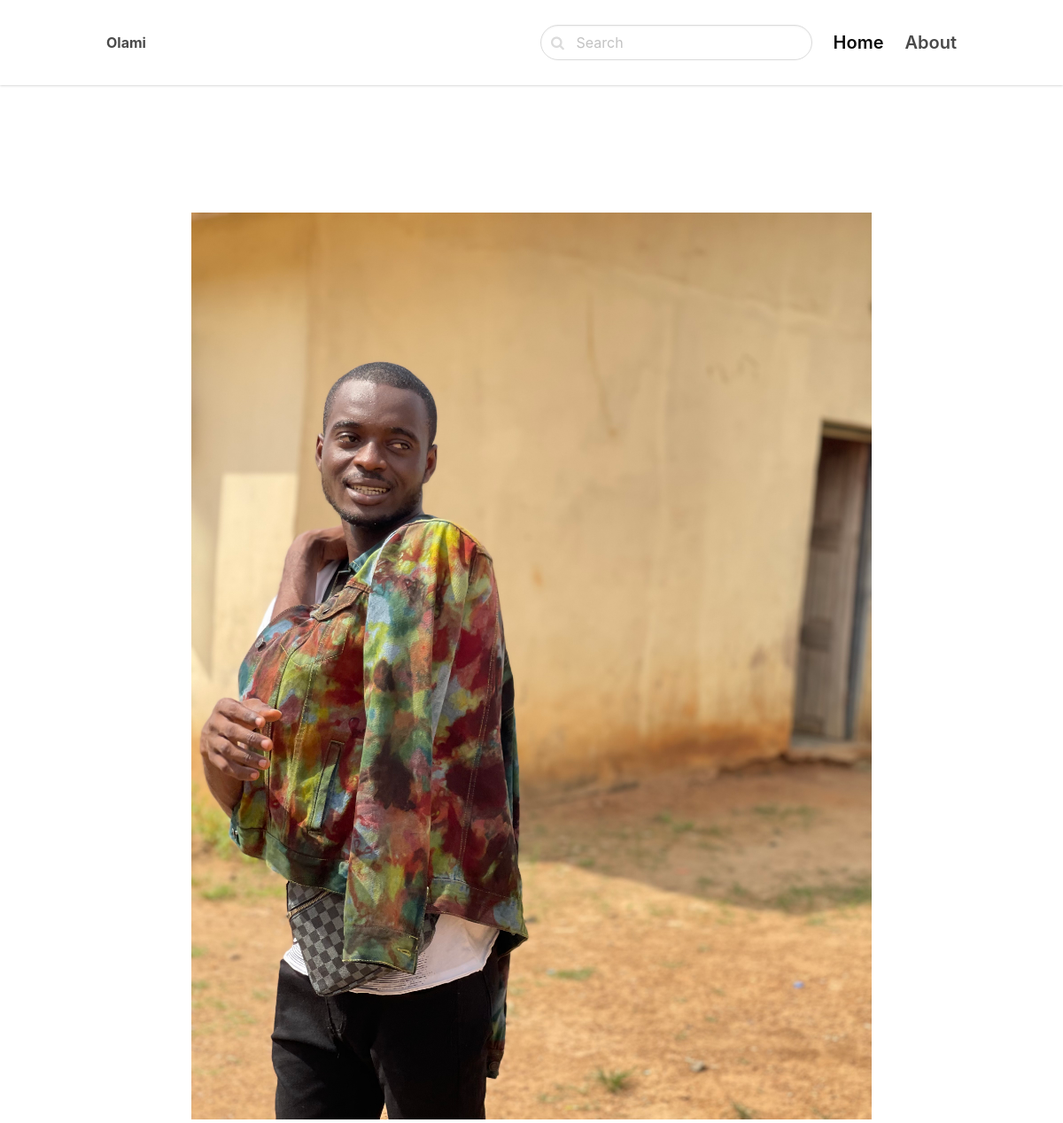
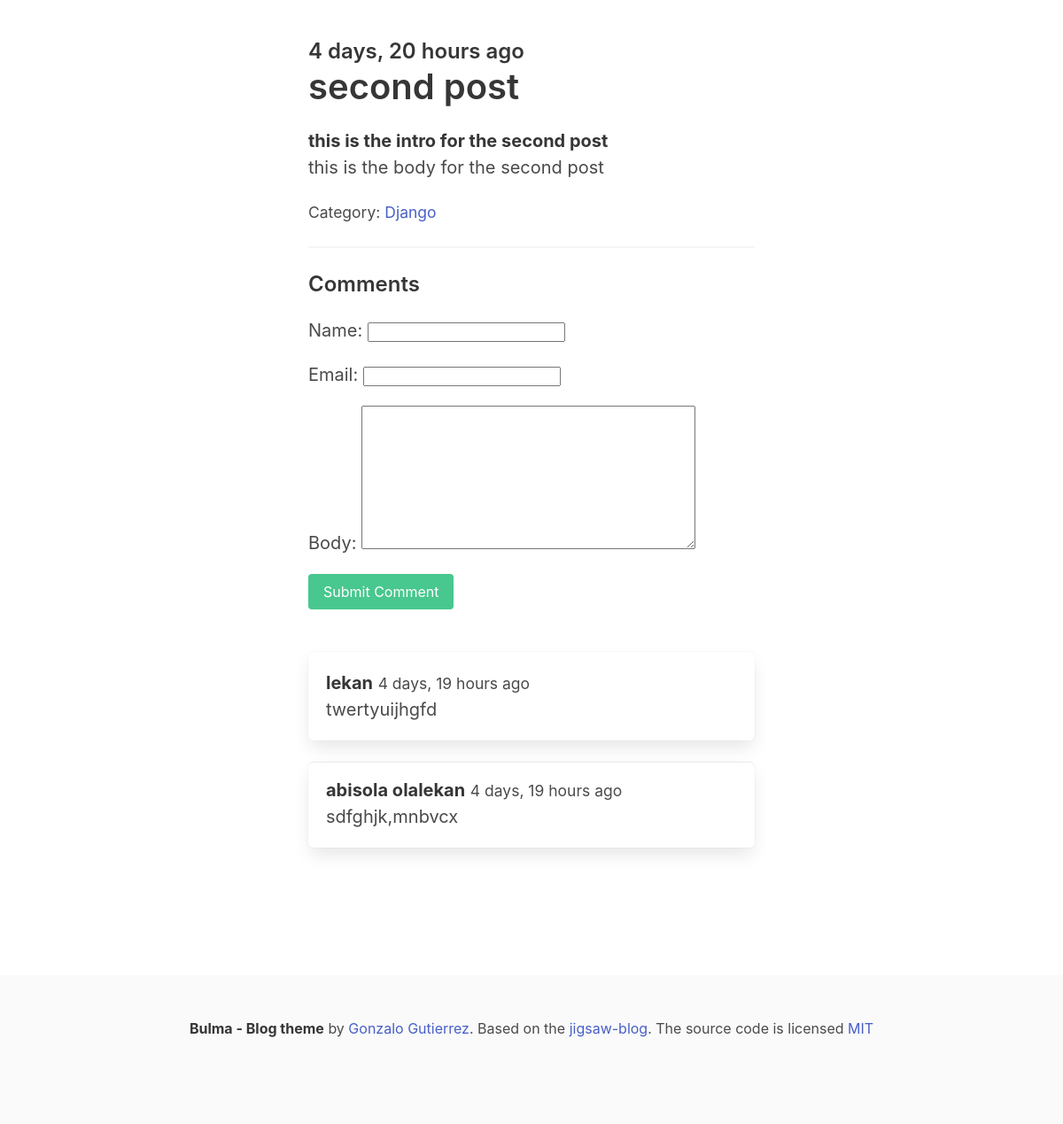
The page /django/second-post/ on the database its author committed (2 pictures, top to bottom).
### blog/models.py (models this page shows, shortened)
class Post(models.Model):
    ACTIVE = 'active'
    DRAFT = 'draft'
    CHOICES_STATUS =[
        (ACTIVE, 'Active'),
        (DRAFT, 'Draft'),
    ]
    category = models.ForeignKey(Category, related_name='posts', on_delete=models.CASCADE)
    title = models.CharField(max_length=255)
    slug = models.SlugField()
    intro = models.TextField()
    body = models.TextField()
    created_at = models.DateTimeField(auto_now_add=True)
    status = models.CharField(max_length=10, choices=CHOICES_STATUS, default=ACTIVE)
    image = models.ImageField(upload_to='uploads/', blank=True, null=True)
    class Meta:
        ordering = ('-created_at',)

class Category(models.Model):
    title = models.CharField(max_length=255)
    slug = models.SlugField()
    class Meta:
        ordering = ('title',)
        verbose_name_plural = 'categories'
    def __str__(self):
        return self.title

class Comment(models.Model):
    post = models.ForeignKey(Post, related_name='comments', on_delete=models.CASCADE)
    name = models.CharField(max_length=225)
    email = models.EmailField()
    body = models.TextField()
    created_at = models.DateTimeField(auto_now_add=True)

### blog/views.py (the view)
# urls.py: path('<slug:category_slug>/<slug:slug>/', views.detail, name='post_detail'),
def detail(request, category_slug, slug):
    post = get_object_or_404(Post, slug=slug, status=Post.ACTIVE)
    if request.method == "POST":
        form = CommentForm(request.POST)
        if form.is_valid():
            comment = form.save(commit=False)
            comment.post = post
            comment.save()
            return redirect('post_detail', slug=slug)
    else:
        form = CommentForm()
    return render(request, 'blog/detail.html', {'post': post, 'form': form})

### blog/forms.py
class CommentForm(forms.ModelForm):
    class Meta:
        model = Comment
        fields = ['name', 'email', 'body']

### blog/templates/blog/detail.html (shortened to what this page needs)
{% extends 'core/base.html' %}
{% block content %}
<section class="hero ">
    <div class="hero-body">
      <div class="container">
        <section class="section">
            {% if post.image %}
                <figure class="image mb-6">
                    <img src="{{ post.image.url }}">
                </figure>
            {% endif %}
            <div class="columns">
                <div class="column is-8 is-offset-2">
                    <div class="content is-medium">
                            <h2 class="subtitle is-4">{{ post.created_at|timesince }} ago</h2>
                            <h1 class="title">{{ post.title }}</h1>
                            <strong>{{ post.intro }}</strong>
                            <p>{{ post.body }}</p>
                            <p><small>Category: <a href="{% url 'category_detail' post.category.slug %}">{{ post.category }}</a></small></p>
                            <hr>
                            <h2 class="subtitle is-4">Comments</h2>
                            <form method="post" class="mb-6">
                                {{ form.as_p }}
                                <div class="field">
                                    <div class="control">
                                        <button class="button is-success">Submit Comment</button>
                                    </div>
                                </div>
                            </form>
                            {% for comment in post.comments.all %}
                            <article class="media box">
                                <div class="media-content">
                                    <strong>{{ comment.name }}</strong> <small>{{ comment.created_at|timesince }} ago</small><br>
                                    {{ comment.body }}
                                </div>
                            </article>
                            {% endfor %}
                        </div>
                    </div>
                </div>
            </div>
        </section>
    </div>
</section>
{% endblock %}

### core/templates/core/base.html (shortened to what this page needs)
<!DOCTYPE html>
<html>
    <head>
        <link rel="stylesheet" href="https://unpkg.com/bulma@0.9.3/css/bulma.min.css">
        <link href="https://stackpath.bootstrapcdn.com/font-awesome/4.7.0/css/font-awesome.min.css" rel="stylesheet">
    </head>
    <body>
  <nav class="navbar">
    <div class="container">
      <div class="navbar-brand">
        <a class="navbar-item" href="../">
            <strong>Olami</strong>
        </a>
      </div>
      <div id="navbarMenu" class="navbar-menu">
        <div class="navbar-end">
          <div class=" navbar-item">
            <form method="get" action="{% url 'search' %}">
              <div class="control has-icons-left">
                <input class="input is-rounded" name="query" type="text" placeholder="Search">
                <span class="icon is-left">
                </span>
              </div>
            </form>
          </div>
          <a href="/" class="navbar-item is-active is-size-5 has-text-weight-semibold">
            Home
          </a>
          <a href ="{% url 'about' %}" class="navbar-item is-size-5 has-text-weight-semibold">
            About
          </a>
        </div>
      </div>
    </div>
  </nav>
    <section class="section">
        <div class="container">
            {% block content %}{% endblock content %}
        <footer class="footer">
            <div class="content has-text-centered">
              <p>
                <strong>Bulma - Blog theme</strong> by <a href="https://gonzalojs.com">Gonzalo Gutierrez</a>. Based on the <a
                  href="http://jigsaw-blog-staging.tighten.co/">jigsaw-blog</a>. The source code is licensed
                <a href="http://opensource.org/licenses/mit-license.php">MIT</a>
              </p>
            </div>
        </footer>
    </body>
</html>

### core/templates/core/base.html (style rules this page uses)
nav.navbar { height: 6rem !important; box-shadow: 0 1px 3px 0 rgba(0, 0, 0, .1), 0 1px 2px 0 rgba(0, 0, 0, .06) !important; }

### rows shown on the page
Post: image (picture), created_at "4 days, 20 hours", title "second post", intro "this is the intro for the second post", body "this is the body for the second post", category "Django"
Comment: name "lekan", created_at "4 days, 19 hours", body "twertyuijhgfd"
Comment: name "abisola olalekan", created_at "4 days, 19 hours", body "sdfghjk,mnbvcx"
